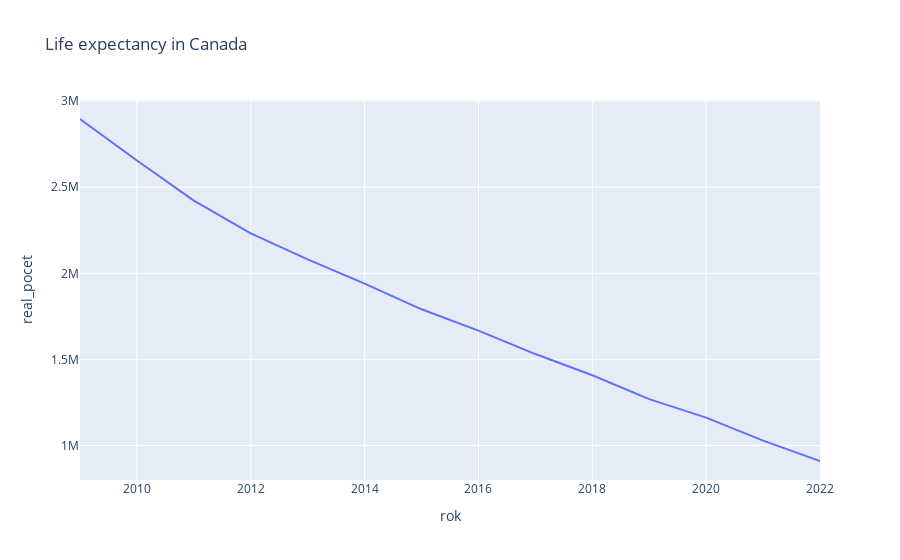
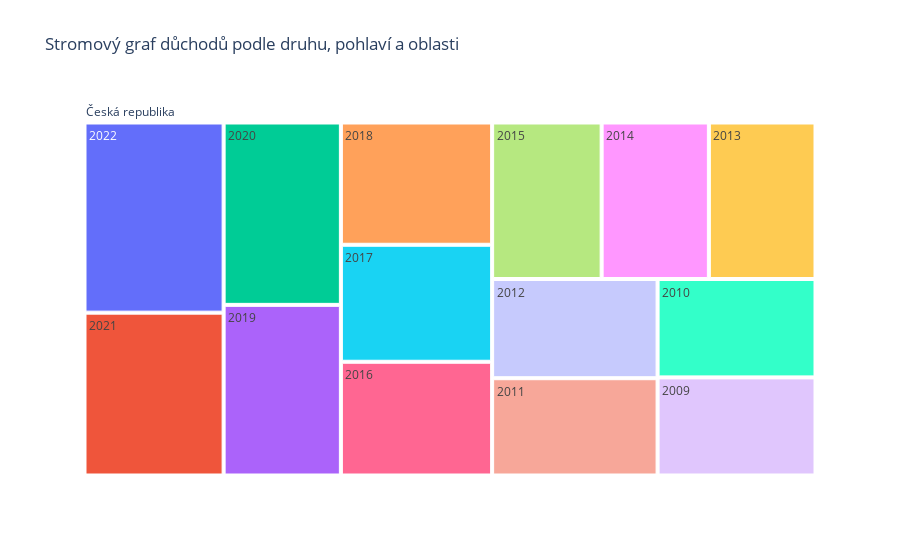

The notebook cell these images were saved under, in order:
### Code cell
fig = px.line(df_cr, x="rok", y="real_pocet", title='Life expectancy in Canada')
fig.show()
fig = px.treemap(
    df_cr,
    path=["referencni_oblast","rok"],  # Hierarchie
    values='prumerna_vyse_duchodu',  # Sloupec s hodnotami
    title='Stromový graf důchodů podle druhu, pohlaví a oblasti'
)
fig.show()

### Figure 1 — Plotly figure (JSON) as saved in the notebook; plotly's stock layout.template omitted (floating-point values rounded to 4 significant figures)
{"data": [{"hovertemplate": "rok=%{x}<br>real_pocet=%{y}<extra></extra>", "legendgroup": "", "line": {"color": "#636efa", "dash": "solid"}, "marker": {"symbol": "circle"}, "mode": "lines", "name": "", "orientation": "v", "showlegend": false, "type": "scatter", "x": [2009, 2010, 2011, 2012, 2013, 2014, 2015, 2016, 2017, 2018, 2019, 2020, 2021, 2022], "xaxis": "x", "y": [2896000, 2655000, 2422000, 2232000, 2081000, 1940000, 1791000, 1667000, 1531000, 1408000, 1269000, 1162000, 1028000, 910000], "yaxis": "y"}], "layout": {"legend": {"tracegroupgap": 0}, "title": {"text": "Life expectancy in Canada"}, "xaxis": {"anchor": "y", "domain": [0, 1], "title": {"text": "rok"}}, "yaxis": {"anchor": "x", "domain": [0, 1], "title": {"text": "real_pocet"}}}}

### Figure 2 — Plotly figure (JSON) as saved in the notebook; plotly's stock layout.template omitted (floating-point values rounded to 4 significant figures)
{"data": [{"branchvalues": "total", "domain": {"x": [0, 1], "y": [0, 1]}, "hovertemplate": "labels=%{label}<br>prumerna_vyse_duchodu=%{value}<br>parent=%{parent}<br>id=%{id}<extra></extra>", "ids": ["Česká republika/2009", "Česká republika/2010", "Česká republika/2011", "Česká republika/2012", "Česká republika/2013", "Česká republika/2014", "Česká republika/2015", "Česká republika/2016", "Česká republika/2017", "Česká republika/2018", "Česká republika/2019", "Česká republika/2020", "Česká republika/2021", "Česká republika/2022", "Česká republika"], "labels": ["2009", "2010", "2011", "2012", "2013", "2014", "2015", "2016", "2017", "2018", "2019", "2020", "2021", "2022", "Česká republika"], "name": "", "parents": ["Česká republika", "Česká republika", "Česká republika", "Česká republika", "Česká republika", "Česká republika", "Česká republika", "Česká republika", "Česká republika", "Česká republika", "Česká republika", "Česká republika", "Česká republika", "Česká republika", ""], "type": "treemap", "values": [8433, 8456, 8761, 8934, 9082, 9136, 9326, 9364, 9632, 10066, 10890, 11639, 12331, 14399, 140449]}], "layout": {"legend": {"tracegroupgap": 0}, "title": {"text": "Stromový graf důchodů podle druhu, pohlaví a oblasti"}}}
